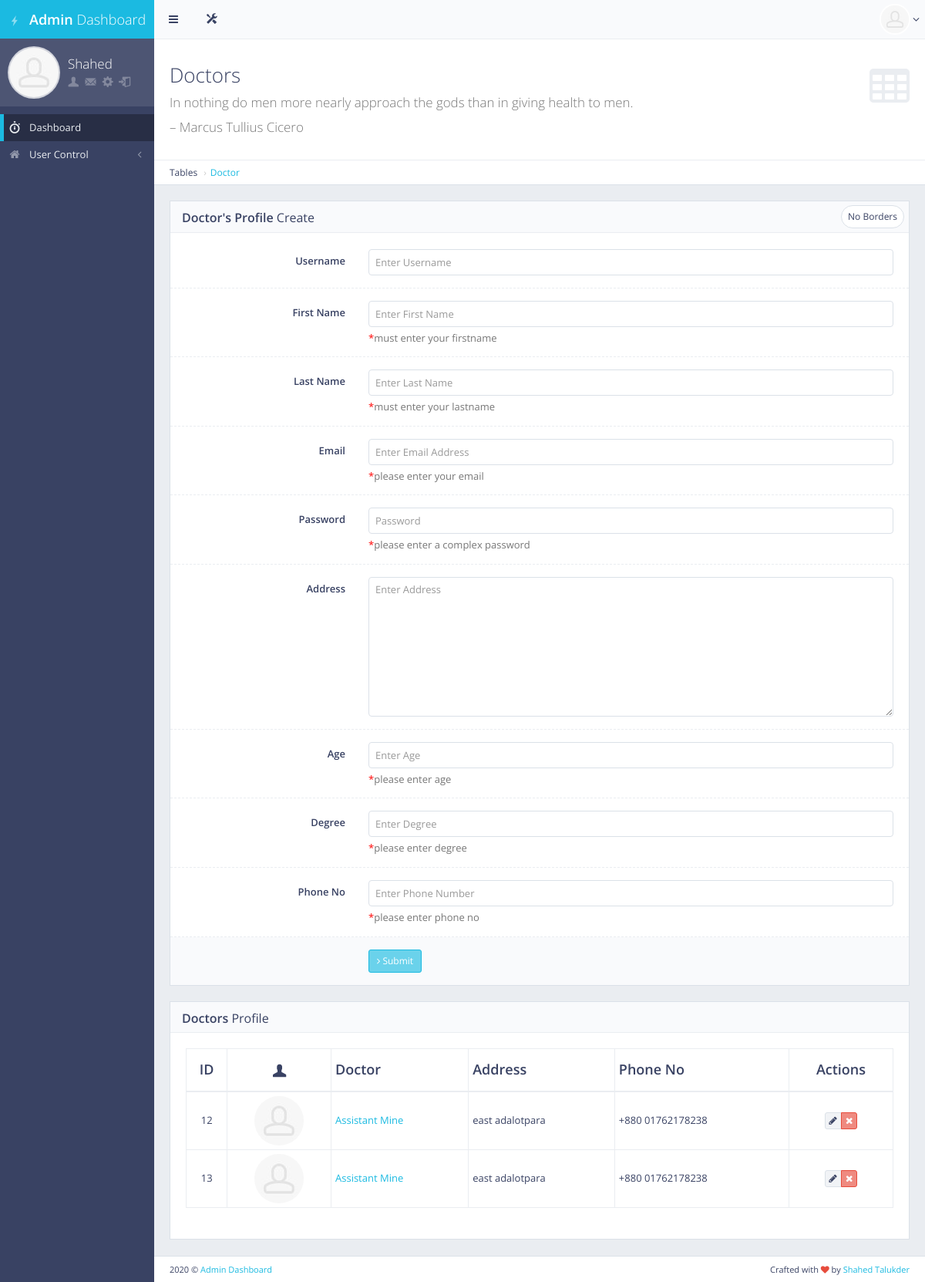
/crudAssistant/ (signed in), run on an earlier commit of the app's database.
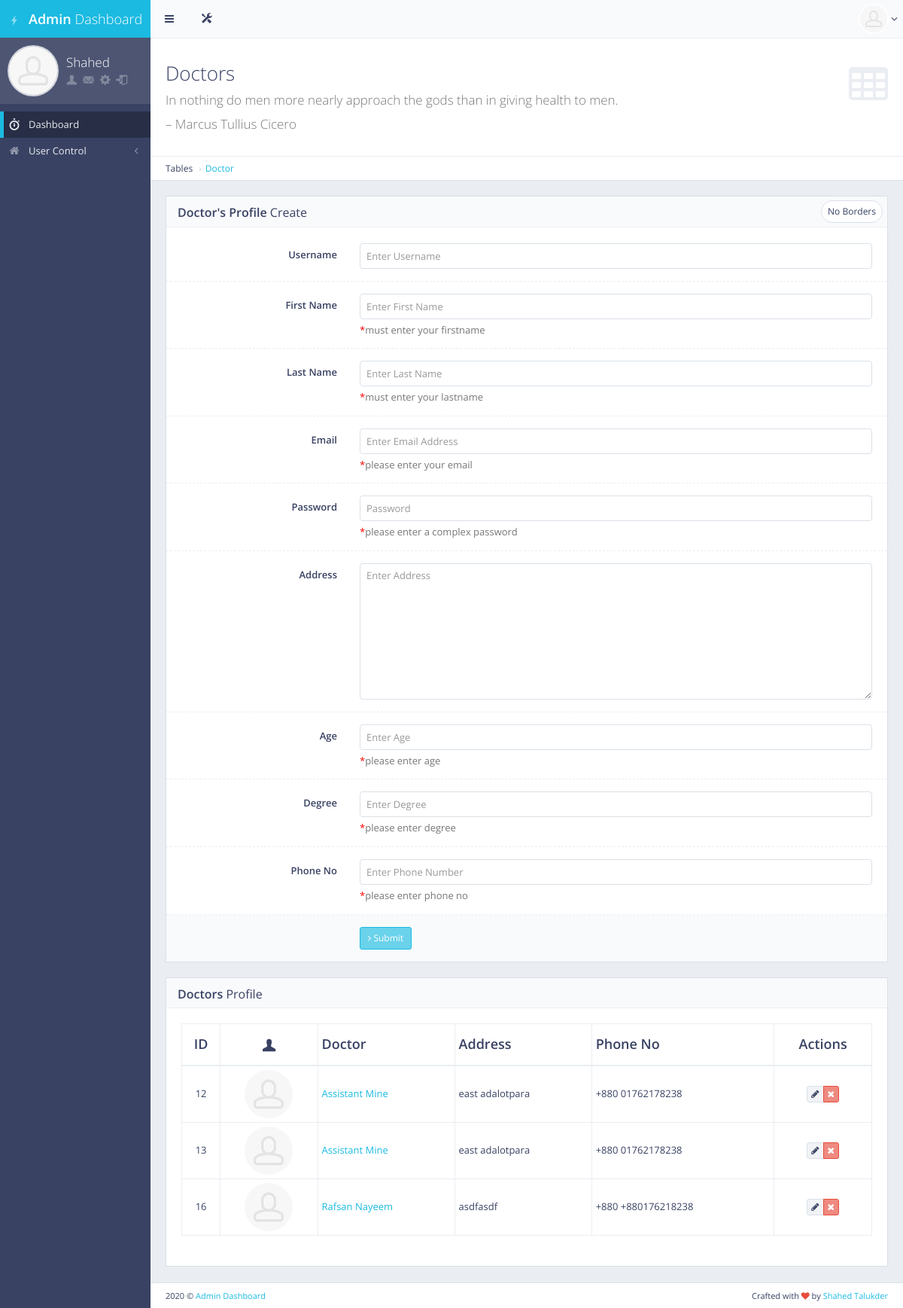
And on a later commit of the database.
### main/models.py (models this page shows, shortened)
class Assistant(models.Model):
    user = models.OneToOneField(User, on_delete=models.CASCADE, primary_key=True,related_name="assistantuser")
    full_name = models.CharField(max_length=120, blank=True,null=True)
    address = models.CharField(max_length=500,blank=True,null=True)
    age = models.CharField(max_length=50, blank=True, null=True)
    phone_no = models.CharField(max_length=50,blank=True,null=True)
    class Meta:
        db_table = "assistant_info"

class User(AbstractUser):
    is_patient = models.BooleanField(default=False)
    is_doctor = models.BooleanField(default=False)
    is_nurse = models.BooleanField(default=False)
    is_assistant = models.BooleanField(default=False)
    is_admin = models.BooleanField(default=False)
    is_registered = models.BooleanField(default=False)

### frontend/views.py (the view)
# urls.py: path('crudAssistant/', views.crudAssistant, name="crudAssistant"),
def crudAssistant(request):
    if request.user.is_authenticated and request.user.is_superuser:
        assistant = Assistant.objects.all()
        context = {"title":"Manage Doctors","doc":assistant}
        return render(request, 'front/crud_doctor.html', context)
    else:
        return redirect('/')

### frontend/templates/front/crud_doctor.html (shortened to what the changed rows need)
{%extends 'front/base.html'%}
{%load static%}
{%block main_content%}
<div id="page-content">
    <div class="content-header">
        <div class="header-section">
            <h1>
                <i class="fa fa-table"></i>Doctors<br><small>In nothing do men more nearly approach the gods than in giving health to men.</small><br/><small>– Marcus Tullius Cicero</small>
            </h1>
        </div>
    </div>
    <div class="row">
        <div class="col-md-12">
            <div class="block">
                <div class="block-title">
                    <h2><strong>Doctor's Profile</strong> Create</h2>
                </div>
            </div>
        </div>
    </div>
    <div class="block full">
        <div class="block-title">
            <h2><strong>Doctors</strong> Profile</h2>
        </div>
        <div class="table-responsive">
            <table id="example-datatable" class="table table-vcenter table-condensed table-bordered">
                <thead>
                    <tr>
                        <th class="text-center">ID</th>
                        <th class="text-center"><i class="gi gi-user"></i></th>
                        <th>Doctor</th>
                        <th>Address</th>
                        <th>Phone No</th>
                        <th class="text-center">Actions</th>
                    </tr>
                </thead>
                <tbody>
                    {%for i in doc%}
                    <tr>
                        <td class="text-center">{{i.user.id}}</td>
                        <td class="text-center"><img src="{%static 'front/'%}img/placeholders/avatars/avatar15.jpg" alt="avatar" class="img-circle"></td>
                        <td><a href="javascript:void(0)">{{i.full_name | title}}</a></td>
                        <td>{{i.address}}</td>
                        <td><span class="text-center">+880 {{i.phone_no}}</span></td>
                        <td class="text-center">
                            <div class="btn-group">
                                <a href="{% url 'edit_doctor' id=i.pk %}" data-toggle="tooltip" title="Edit" class="btn btn-xs btn-default"><i class="fa fa-pencil"></i></a>
                                <a href="{% url 'delete_doctor' id=i.pk %}" data-toggle="tooltip" title="Delete" class="btn btn-xs btn-danger"><i class="fa fa-times"></i></a>
                            </div>
                        </td>
                    </tr>
                    {%endfor%}
                </tbody>
            </table>
        </div>
    </div>
</div>
{%endblock main_content%}

What changed in the data, as far as the page shows it:
added Assistant: user.id "16", full_name "Rafsan Nayeem", address "asdfasdf", phone_no "+880176218238"
